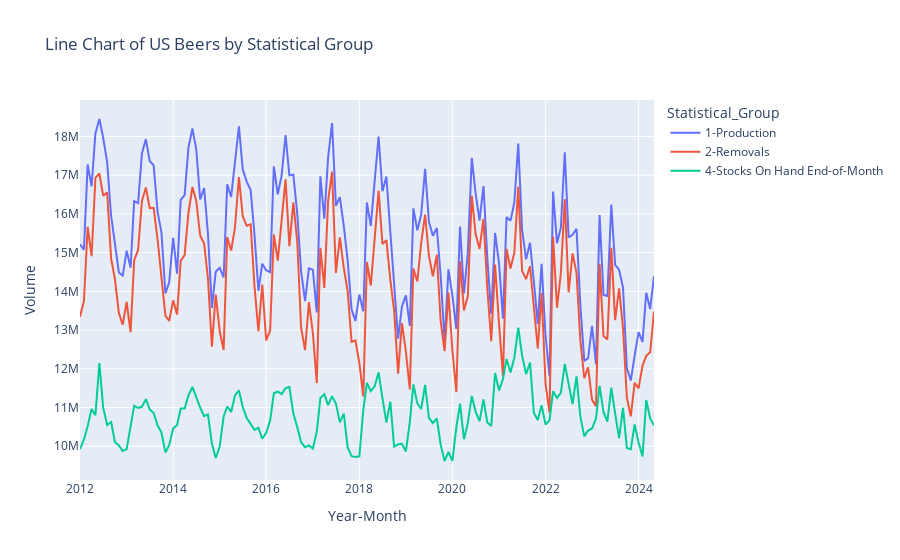

The code cell stored with this chart in its notebook:
### Code cell
# beer sales volume analysis

url = f'https://www.ttb.gov/media/79096/download?inline'
r = requests.get(url)
data = r.json()

for key, value in data.items():
    # print(key)

    if key == 'Monthly Data':
        US_beer_df = pd.DataFrame(value)

        selected_cols = [
                        'CY_Month_Number'
                        ,'Year'
                        ,'Statistical_Group'
                        # ,'Count_IMs' # counts of industry members
                        ,'Value'
                        ]

        filter_1 = US_beer_df['Statistical_Group'].isin(['1-Production', '2-Removals', '4-Stocks On Hand End-of-Month'])
        filter_2 = US_beer_df['Statistical_Category'].isin(['0-Category Total'])


        US_beer_df_filtered = US_beer_df[selected_cols][
                                                        (filter_1) 
                                                        & (filter_2)
                                                        ]


        # Convert Year and Month into a single datetime column for better plotting
        US_beer_df_filtered['Year_Month'] = pd.to_datetime(US_beer_df_filtered['Year'].astype(str) + '-' + US_beer_df_filtered['CY_Month_Number'].astype(str) + '-01')



# Create the plot
fig = px.line(
    US_beer_df_filtered
    ,x='Year_Month'
    ,y='Value'
    ,color='Statistical_Group'
    ,title='Line Chart of US Beers by Statistical Group'
    ,labels={
        'Year_Month': 'Year-Month'
        ,'Value': 'Volume'
        }
                  )

fig.show()

### Figure 1 — Plotly figure (JSON) as saved in the notebook; plotly's stock layout.template omitted (floating-point values rounded to 4 significant figures; data arrays with more than 128 entries replaced by an {"elided": "..."} marker saying what was removed)
{"data": [{"hovertemplate": "Statistical_Group=1-Production<br>Year-Month=%{x}<br>Volume=%{y}<extra></extra>", "legendgroup": "1-Production", "line": {"color": "#636efa", "dash": "solid"}, "marker": {"symbol": "circle"}, "mode": "lines", "name": "1-Production", "orientation": "v", "showlegend": true, "type": "scatter", "x": {"elided": "149 str values"}, "xaxis": "x", "y": {"elided": "149 int values"}, "yaxis": "y"}, {"hovertemplate": "Statistical_Group=2-Removals<br>Year-Month=%{x}<br>Volume=%{y}<extra></extra>", "legendgroup": "2-Removals", "line": {"color": "#EF553B", "dash": "solid"}, "marker": {"symbol": "circle"}, "mode": "lines", "name": "2-Removals", "orientation": "v", "showlegend": true, "type": "scatter", "x": {"elided": "149 str values"}, "xaxis": "x", "y": {"elided": "149 int values"}, "yaxis": "y"}, {"hovertemplate": "Statistical_Group=4-Stocks On Hand End-of-Month<br>Year-Month=%{x}<br>Volume=%{y}<extra></extra>", "legendgroup": "4-Stocks On Hand End-of-Month", "line": {"color": "#00cc96", "dash": "solid"}, "marker": {"symbol": "circle"}, "mode": "lines", "name": "4-Stocks On Hand End-of-Month", "orientation": "v", "showlegend": true, "type": "scatter", "x": {"elided": "149 str values"}, "xaxis": "x", "y": {"elided": "149 int values"}, "yaxis": "y"}], "layout": {"legend": {"title": {"text": "Statistical_Group"}, "tracegroupgap": 0}, "title": {"text": "Line Chart of US Beers by Statistical Group"}, "xaxis": {"anchor": "y", "domain": [0, 1], "title": {"text": "Year-Month"}}, "yaxis": {"anchor": "x", "domain": [0, 1], "title": {"text": "Volume"}}}}
